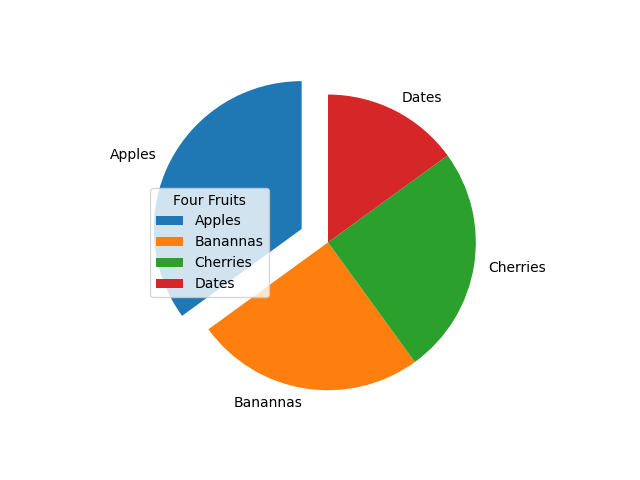

Python code for this plot:
import matplotlib.pyplot as plt
y=[35,25,25,15]
mylabels=["Apples","Banannas","Cherries","Dates"]
myexplode=[0.2,0,0,0]
plt.pie(y,labels=mylabels,startangle=90,explode=myexplode)
plt.legend(title="Four Fruits")
plt.show()
